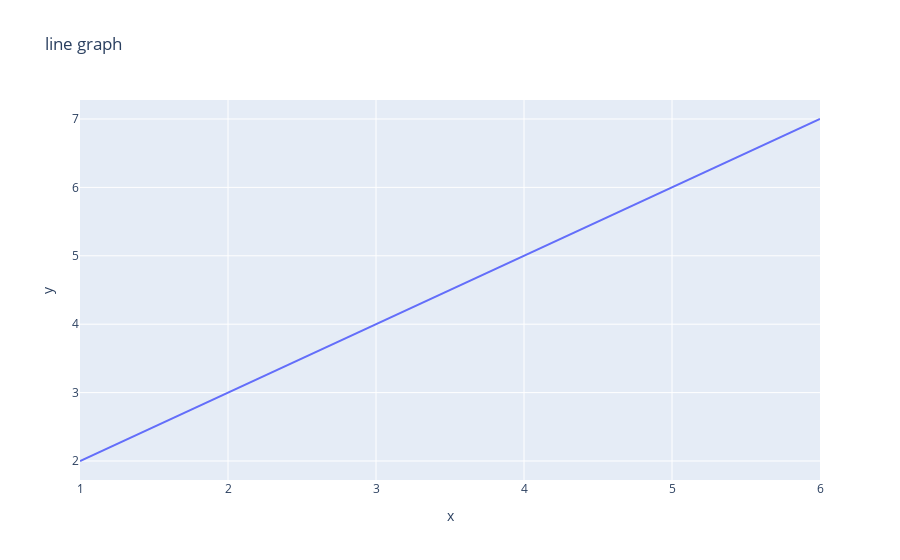

The cell this chart's notebook holds for it:
### Code cell
fig= px.line(x=x,y=y, title="line graph")
fig.show()

### Figure 1 — Plotly figure (JSON) as saved in the notebook; plotly's stock layout.template omitted (floating-point values rounded to 4 significant figures)
{"data": [{"hovertemplate": "x=%{x}<br>y=%{y}<extra></extra>", "legendgroup": "", "line": {"color": "#636efa", "dash": "solid"}, "marker": {"symbol": "circle"}, "mode": "lines", "name": "", "orientation": "v", "showlegend": false, "type": "scatter", "x": [1, 2, 3, 4, 5, 6], "xaxis": "x", "y": [2, 3, 4, 5, 6, 7], "yaxis": "y"}], "layout": {"legend": {"tracegroupgap": 0}, "title": {"text": "line graph"}, "xaxis": {"anchor": "y", "domain": [0, 1], "title": {"text": "x"}}, "yaxis": {"anchor": "x", "domain": [0, 1], "title": {"text": "y"}}}}
